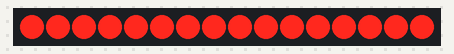
A sketch run on a simulated Arduino Uno, built with avr-gcc and run on an emulated ATmega328P. Parts: 16 shift-register outputs drawn as a row of LEDs (first output left, lit = HIGH). Wiring (inferred from the names in the program): 2 × shift register (74HC595): data pin 10; shift clock pin 8; latch pin 9. Wiring (inferred from the signals the program sends): row of LEDs: on Q0, Q1, Q2, Q3, Q4, Q5, Q6, Q7, Q8, Q9, Q10, Q11, Q12, Q13, Q14, Q15.

Above: at 0.1 s.
At 2.1 s:
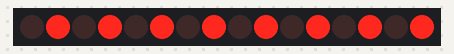
At 3.1 s:
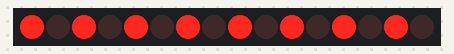
At 12.26 s:
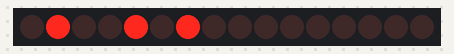
At 21.48 s:
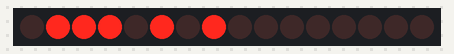
At 39.93 s:
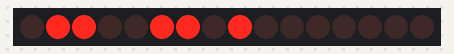
Timing chart, 0 to 40.0 s (numbered marks = the images above):
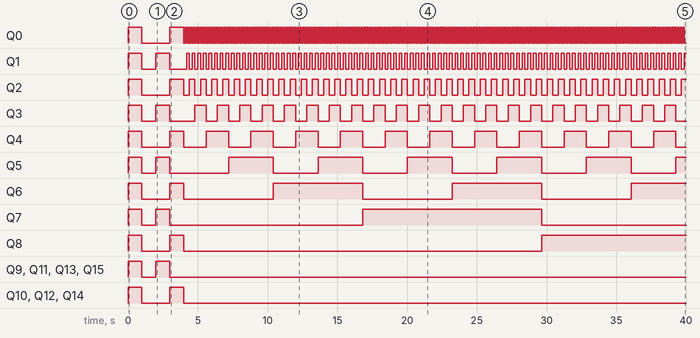

Measured:
- by itself, Q0: goes HIGH 1.0 s, LOW 2.0 s, HIGH 1.0 s, 179 × (LOW 0.10 s, HIGH 0.10 s), then LOW
- by itself, Q1: goes HIGH 1.0 s, LOW 1.0 s, HIGH 1.0 s, LOW 1.2 s, 89 × (HIGH 0.20 s, LOW 0.20 s), then HIGH
- by itself, Q2: goes HIGH 1.0 s, LOW 2.0 s, HIGH 1.0 s, 44 × (LOW 0.40 s, HIGH 0.40 s), LOW 0.40 s, then HIGH
- by itself, Q3: goes HIGH 1.0 s, LOW 1.0 s, HIGH 1.0 s, LOW 1.8 s, 21 × (HIGH 0.80 s, LOW 0.80 s), HIGH 0.80 s, then LOW
- by itself, Q4: goes HIGH 1.0 s, LOW 2.0 s, HIGH 1.0 s, 11 × (LOW 1.6 s, HIGH 1.6 s), then LOW
- by itself, Q5: goes HIGH 1.0 s, LOW 1.0 s, HIGH 1.0 s, LOW 4.2 s, 5 × (HIGH 3.2 s, LOW 3.2 s), then HIGH
- by itself, Q6: LOW → HIGH at 0.00 s, → LOW 1.0 s later, → HIGH 2.0 s later, → LOW 1.0 s later, … (9 changes in this stretch)
- by itself, Q7: goes HIGH 1.0 s, LOW 1.0 s, HIGH 1.0 s, LOW 13.8 s, HIGH 12.8 s, then LOW

The sketch:

HC595_mal2_PortErweiterung.ino
```cpp
/* Zwei kaskadierte HC595 also 16 Ausgänge. Der Überlauf des 1. HC595 wird an den Datenpin
des 2. HC595 angeschlossen.
Ausgegeben werden Muster und ein 16 Bit Zähler  */

int taktPin = 8;        // SH_CP (11) = Schieberegister Takteingang (Shiftregister Clock Input)
int speicherPin = 9;    // ST_CP (12) = Speicherregister Takteingang (Storageregister Clock Input)
int datenPin = 10;      // DS (14) = Serieller Eingang (Serial data Input)

void setup(){
  pinMode(taktPin,OUTPUT);          // "taktPin" als Ausgang definieren
  pinMode(speicherPin,OUTPUT);      // "speicherPin" als Ausgang definieren
  pinMode(datenPin,OUTPUT);         // "datenPin" als Ausgang definieren
}  // setup

void loop(){
  sendeBytes(0B1111111111111111);       // Zu übertragene Binärzahl
  delay(1000);
  sendeBytes(0B0000000000000000);       // Zu übertragene Binärzahl
  delay(1000);
  sendeBytes(0B1010101010101010);       // Zu übertragene Binärzahl
  delay(1000);
  sendeBytes(0B0101010101010101);       // Zu übertragene Binärzahl
  delay(1000);
  for (int i=0; i<65535; i++)
  {
    sendeBytes(i);                      // eigene Fkt
    delay(100);
  }  // for
}  // loop

// Funktion zum Übertragen der beiden BYTES an den HC595
void sendeBytes(int wert)
{
  digitalWrite(speicherPin, LOW);                      // HC595 Pin ST_CP auf Low
  shiftOut(datenPin, taktPin, MSBFIRST, wert >> 8);    // High Byte 8 Bit nach rechts, dann ausgeben
  shiftOut(datenPin, taktPin, MSBFIRST, wert & 255);   // High Byte löschen und Low Byte ausgeben
  digitalWrite(speicherPin, HIGH);                     // Pin ST_CP auf HIGH (Flanke) --> Wert übernehmen& ausgeben
}  // fct
```
